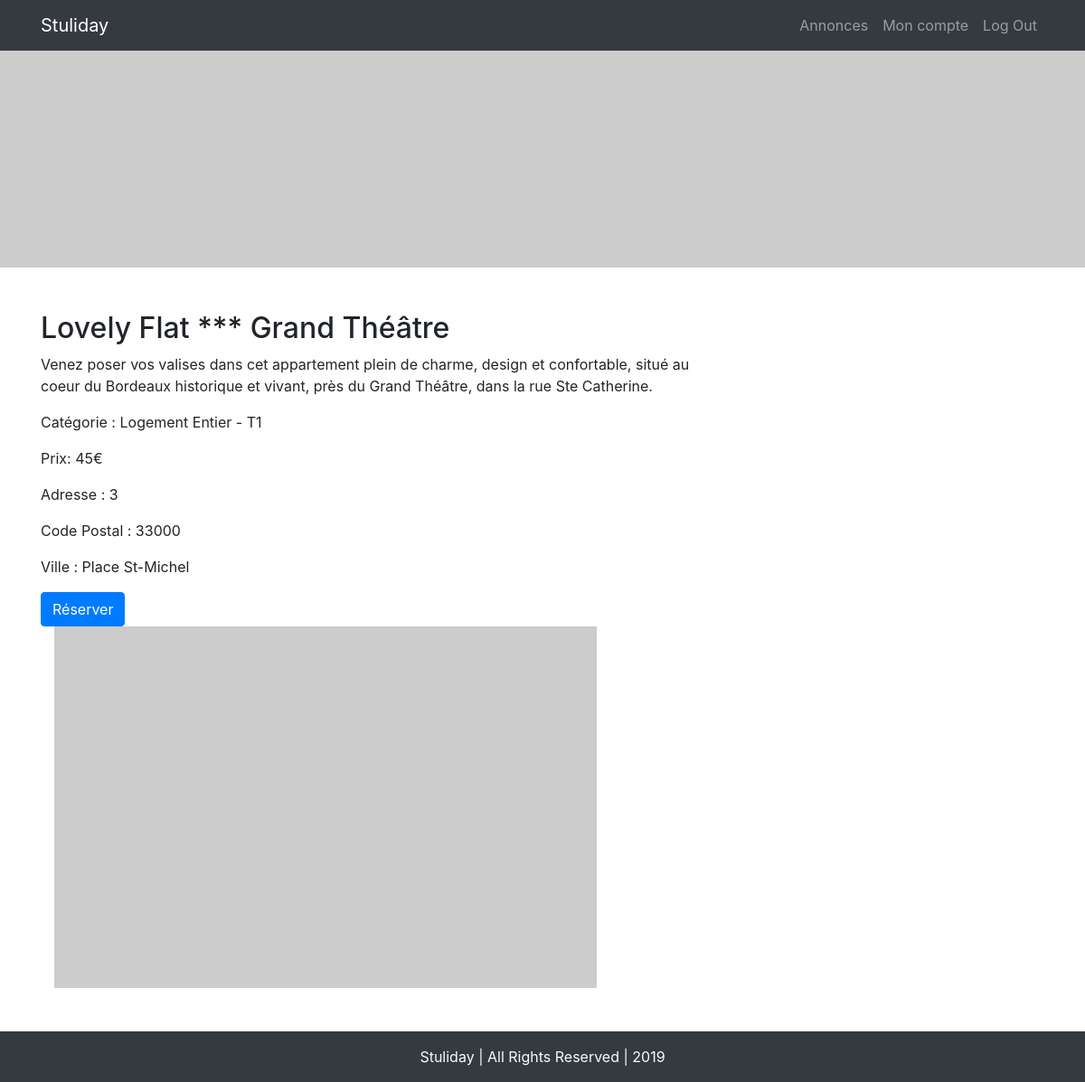
The page /single-annonce.php?id=13 (signed in) on the database its author committed.
### tables this page shows
CREATE TABLE `annonces` (
  `id` int(6) NOT NULL,
  `titre_article` varchar(255) NOT NULL,
  `image_url` varchar(255) NOT NULL,
  `contenu_article` text NOT NULL,
  `categorie_article` varchar(255) NOT NULL,
  `active` int(1) NOT NULL,
  `start_date_article` date DEFAULT NULL,
  `end_date_article` date DEFAULT NULL,
  `publish_date_article` timestamp NOT NULL DEFAULT CURRENT_TIMESTAMP,
  `available_article` int(2) NOT NULL,
  `price_article` int(3) NOT NULL,
  `adress_article` text NOT NULL,
  `city_article` text NOT NULL,
  `postal_article` int(5) NOT NULL,
  `author_article` int(11) NOT NULL
);

CREATE TABLE `categories` (
  `id` int(11) NOT NULL,
  `titre_categorie` text NOT NULL
);

### inc/functions.php (the view, shortened to what this page needs)
<?php
function random_images($h, $w){
   echo 'https://loremflickr.com/'.$h.'/'.$w.'/bordeaux';
}
    ?>
    <?php
function displaySingleAnnounce($annonce_id, $user_id){
    global $mysqli;
    $res = $mysqli->query("SELECT * FROM annonces
    LEFT JOIN categories
    ON annonces.categorie_article = categories.id
    WHERE annonces.id = '$annonce_id' LIMIT 1");
    $row = $res->fetch_assoc();
    ?>
        <div class="annonce">
            <h2><?php echo $row['titre_article']; ?></h2>
            <p><?php echo $row['contenu_article']; ?></p>
            <p>Catégorie : <?php echo $row['titre_categorie']; ?></p>
            <p>Prix: <?php echo $row['price_article']; ?>€</p>
            <p>Adresse : <?php echo $row['adress_article']; ?></p>
            <p>Code Postal : <?php echo $row['postal_article']; ?></p>
            <p>Ville : <?php echo $row['city_article']; ?></p>
            <a href="#" class="btn btn-primary" data-toggle="modal" data-target="#modal-reservation">Réserver</a>
        </div>
        </div>
    <?php
}
?>

### rows shown on the page
annonces: titre_article "Lovely Flat *** Grand Théâtre", contenu_article "Venez poser vos valises dans cet appartement plein de charme, design et confortable, situé au coeur du Bordeaux historique et vivant, près du Grand Théâtre, dans la rue Ste Catherine.", categories.titre_categorie "Logement Entier - T1", price_article "45", adress_article "3", postal_article "33000", city_article "Place St-Michel"
